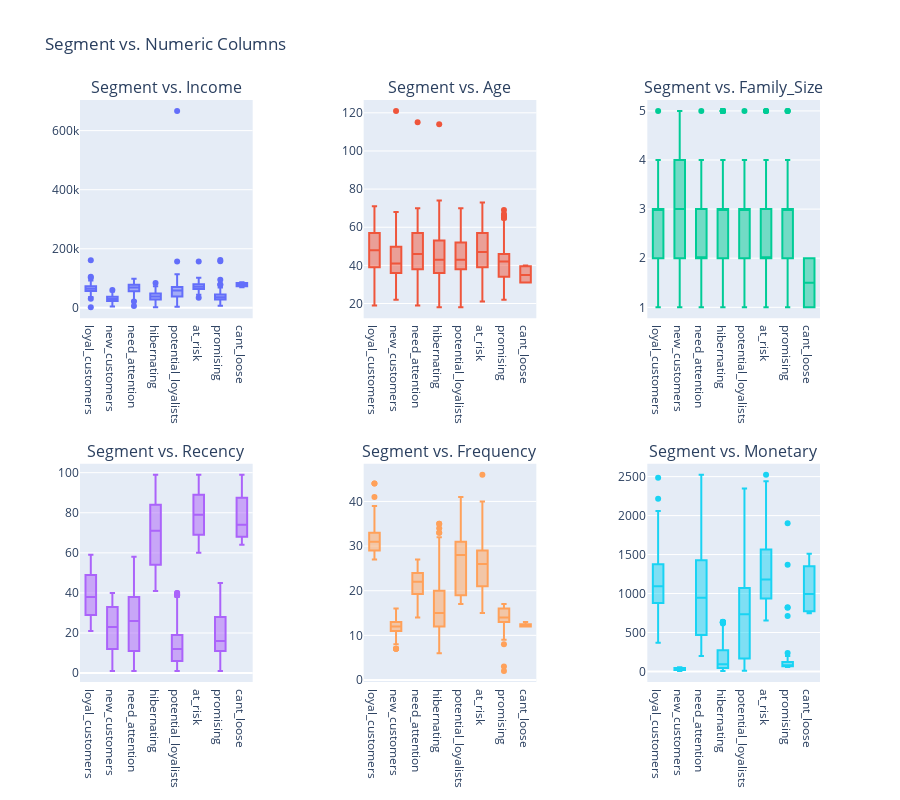

Source (notebook cell):
### Code cell
columns = ["Income", "Age", "Family_Size", "Recency", "Frequency", "Monetary"]

fig = make_subplots(rows=2, cols=3, subplot_titles=[f'Segment vs. {column}' for column in columns], horizontal_spacing=0.15)

for i, column in enumerate(columns):
    row = i // 3 + 1
    col = i % 3 + 1
    
    # Create a box plot for each column
    trace = go.Box(y=df[column], x=df["Segment"], name=f'Segment vs. {column}', )
    fig.add_trace(trace, row=row, col=col)

# Update layout
fig.update_layout(
    showlegend=False,
    height=800,
    title_text="Segment vs. Numeric Columns",
)

# Show the plot
fig.show()

### Figure 1 — Plotly figure (JSON) as saved in the notebook; plotly's stock layout.template omitted (floating-point values rounded to 4 significant figures; data arrays with more than 128 entries replaced by an {"elided": "..."} marker saying what was removed)
{"data": [{"name": "Segment vs. Income", "type": "box", "x": {"elided": "2186 str values"}, "xaxis": "x", "y": {"elided": "2186 int values"}, "yaxis": "y"}, {"name": "Segment vs. Age", "type": "box", "x": {"elided": "2186 str values"}, "xaxis": "x2", "y": {"elided": "2186 int values"}, "yaxis": "y2"}, {"name": "Segment vs. Family_Size", "type": "box", "x": {"elided": "2186 str values"}, "xaxis": "x3", "y": {"elided": "2186 int values"}, "yaxis": "y3"}, {"name": "Segment vs. Recency", "type": "box", "x": {"elided": "2186 str values"}, "xaxis": "x4", "y": {"elided": "2186 int values"}, "yaxis": "y4"}, {"name": "Segment vs. Frequency", "type": "box", "x": {"elided": "2186 str values"}, "xaxis": "x5", "y": {"elided": "2186 int values"}, "yaxis": "y5"}, {"name": "Segment vs. Monetary", "type": "box", "x": {"elided": "2186 str values"}, "xaxis": "x6", "y": {"elided": "2186 int values"}, "yaxis": "y6"}], "layout": {"annotations": [{"font": {"size": 16}, "showarrow": false, "text": "Segment vs. Income", "x": 0.1167, "xanchor": "center", "xref": "paper", "y": 1, "yanchor": "bottom", "yref": "paper"}, {"font": {"size": 16}, "showarrow": false, "text": "Segment vs. Age", "x": 0.5, "xanchor": "center", "xref": "paper", "y": 1, "yanchor": "bottom", "yref": "paper"}, {"font": {"size": 16}, "showarrow": false, "text": "Segment vs. Family_Size", "x": 0.8833, "xanchor": "center", "xref": "paper", "y": 1, "yanchor": "bottom", "yref": "paper"}, {"font": {"size": 16}, "showarrow": false, "text": "Segment vs. Recency", "x": 0.1167, "xanchor": "center", "xref": "paper", "y": 0.375, "yanchor": "bottom", "yref": "paper"}, {"font": {"size": 16}, "showarrow": false, "text": "Segment vs. Frequency", "x": 0.5, "xanchor": "center", "xref": "paper", "y": 0.375, "yanchor": "bottom", "yref": "paper"}, {"font": {"size": 16}, "showarrow": false, "text": "Segment vs. Monetary", "x": 0.8833, "xanchor": "center", "xref": "paper", "y": 0.375, "yanchor": "bottom", "yref": "paper"}], "height": 800, "showlegend": false, "title": {"text": "Segment vs. Numeric Columns"}, "xaxis": {"anchor": "y", "domain": [0, 0.2333]}, "xaxis2": {"anchor": "y2", "domain": [0.3833, 0.6167]}, "xaxis3": {"anchor": "y3", "domain": [0.7667, 1.0]}, "xaxis4": {"anchor": "y4", "domain": [0, 0.2333]}, "xaxis5": {"anchor": "y5", "domain": [0.3833, 0.6167]}, "xaxis6": {"anchor": "y6", "domain": [0.7667, 1.0]}, "yaxis": {"anchor": "x", "domain": [0.625, 1]}, "yaxis2": {"anchor": "x2", "domain": [0.625, 1]}, "yaxis3": {"anchor": "x3", "domain": [0.625, 1]}, "yaxis4": {"anchor": "x4", "domain": [0, 0.375]}, "yaxis5": {"anchor": "x5", "domain": [0, 0.375]}, "yaxis6": {"anchor": "x6", "domain": [0, 0.375]}}}
